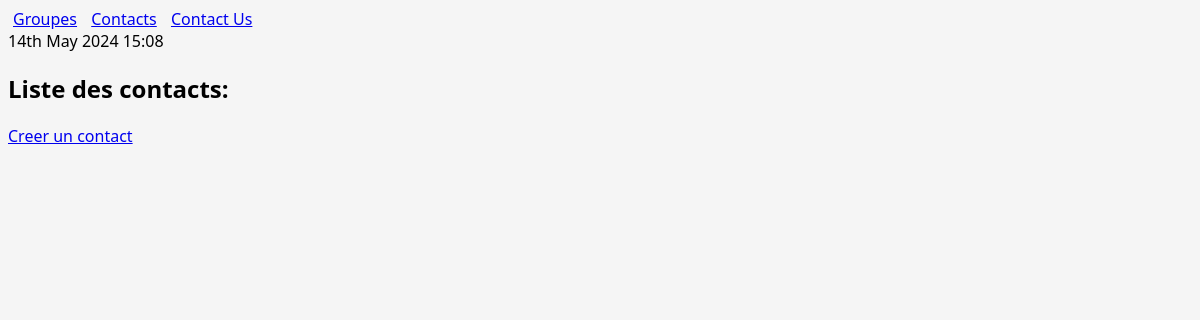
Before: /contacts/ with the older database file.
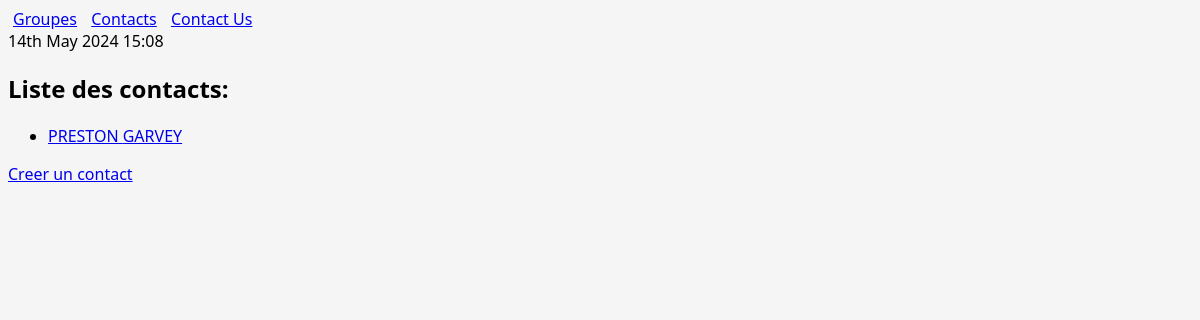
After: the same page with the newer database file.
### listings/models.py (models this page shows)
class Contact(models.Model):
    firstname = models.fields.Field(max_length=50)
    lastname = models.fields.CharField(max_length=50)
    band = models.ForeignKey(Band, null=True, on_delete=models.SET_NULL)
    localisation = models.fields.CharField(max_length=100)

### listings/views.py (the view)
# urls.py: path('contacts/', views.contact_list, name='contact_list'),
def contact_list(request):
    contacts = Contact.objects.all()
    return render(request, 'listings/contact_list.html',
                  {'contacts': contacts})

### listings/templates/listings/contact_list.html
{% extends 'listings/base.html' %}
{% block content %}
{% now "jS F Y H:i" %}
<h2>Liste des contacts: </h2>
<ul>
    {% for contact in contacts %}
    <li><a href="{% url 'contact_detail' contact.id %}">{{ contact.firstname | upper }} {{ contact.lastname | upper }}</a></li>
    {% endfor %}
</ul>
<a href="{% url 'contact_create' %}">Creer un contact</a>
{% endblock %}

Changed rows visible on the page:
added Contact: firstname "PRESTON", lastname "GARVEY"
